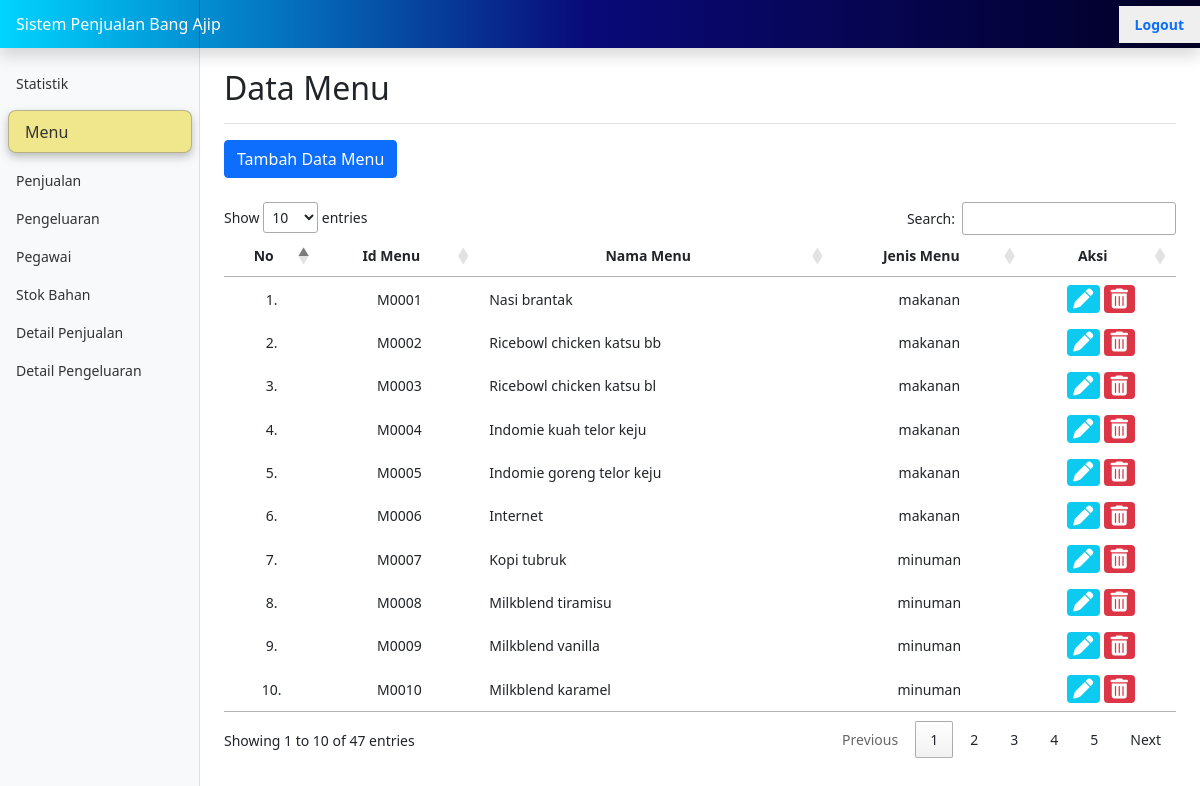
Page /pages/Menu.php (signed in) on the committed database.
### tables this page shows
CREATE TABLE `menu` (
  `id_menu` varchar(5) NOT NULL,
  `nama_menu` varchar(25) NOT NULL,
  `jenis_menu` enum('makanan','minuman','topping') NOT NULL
);

### pages/Menu.php (the view, shortened to what this page needs)
<?php require_once('../functions/functions.php'); ?>
<!doctype html>
<html lang="en">
<?php include_once("../head.php"); ?>
<body>
    <div class="container-fluid">
        <div class="row">
            <main class="col-md-9 ms-sm-auto col-lg-10 px-md-4">
                <div class="d-flex justify-content-between flex-wrap flex-md-nowrap align-items-center pb-2 mb-3 border-bottom">
                    <h1 class="h2">Data Menu</h1>
                </div>
                <a href="menu-tambah.php"><button type="button" class="btn btn-primary mb-4">Tambah Data Menu</button></a>
                <div class="table-responsive">
                    <table id="example" class="uk-table uk-table-hover uk-table-striped " style="width:100%">
                        <thead class="text-center">
                            <tr>
                                <th scope="col" class="dt-center">No</th>
                                <th scope="col" class="dt-center">Id Menu</th>
                                <th scope="col" class="dt-center">Nama Menu</th>
                                <th scope="col" class="dt-center">Jenis Menu</th>
                                <th scope="col" class="dt-center">Aksi</th>
                            </tr>
                        </thead>
                        <tbody>
                            <?php
                            $dataMenu = getListMenu();
                            $no = 1;
                            foreach ($dataMenu as $menu) {
                            ?>
                                <tr>
                                    <td class="text-center"><?= $no++ ?>.</td>
                                    <td class="text-center"><?php echo $menu["id_menu"]; ?></td>
                                    <td><?php echo $menu["nama_menu"]; ?></td>
                                    <td class="text-center"><?php echo $menu["jenis_menu"]; ?></td>
                                    <td class="text-center">
                                        <a href="menu-form-edit.php?id_menu=<?php echo $menu["id_menu"] ?>" class="badge bg-info"><i class="fas fa-pen"></i></a>
                                        <a href="menu-konfirmasi-hapus.php?id_menu=<?php echo $menu["id_menu"] ?>" class="badge bg-danger"><i class="fas fa-trash-can"></i></a>
                                    </td>
                                </tr>
                            <?php
                            }
                            ?>
                        </tbody>
                    </table>
                </div>
            </main>
        </div>
    </div>
</body>
</html>

### style/style.css (style rules this page uses)
i.fas { font-size: 20px; }
th.dt-center, td.dt-center { text-align: center; }

### style/dashboard.css (style rules this page uses)
body { font-size: .875rem; }

### rows in the picture
menu: id_menu "M0001", nama_menu "Nasi brantak", jenis_menu "makanan"
menu: id_menu "M0002", nama_menu "Ricebowl chicken katsu bb", jenis_menu "makanan"
menu: id_menu "M0003", nama_menu "Ricebowl chicken katsu bl", jenis_menu "makanan"
menu: id_menu "M0004", nama_menu "Indomie kuah telor keju", jenis_menu "makanan"
menu: id_menu "M0005", nama_menu "Indomie goreng telor keju", jenis_menu "makanan"
menu: id_menu "M0006", nama_menu "Internet", jenis_menu "makanan"
menu: id_menu "M0007", nama_menu "Kopi tubruk", jenis_menu "minuman"
menu: id_menu "M0008", nama_menu "Milkblend tiramisu", jenis_menu "minuman"
menu: id_menu "M0009", nama_menu "Milkblend vanilla", jenis_menu "minuman"
menu: id_menu "M0010", nama_menu "Milkblend karamel", jenis_menu "minuman"
